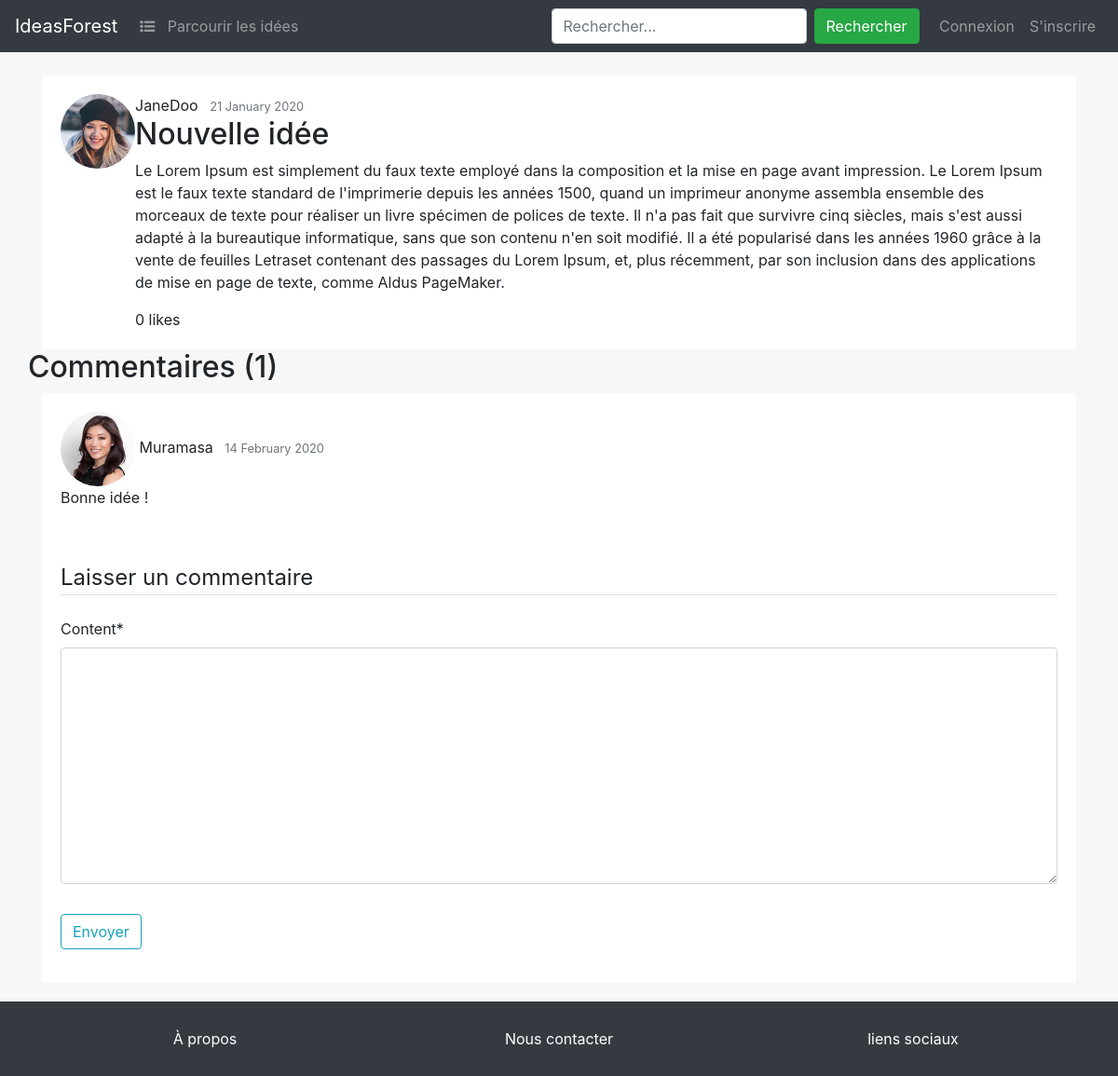
Before: /post/24/ with the older database file.
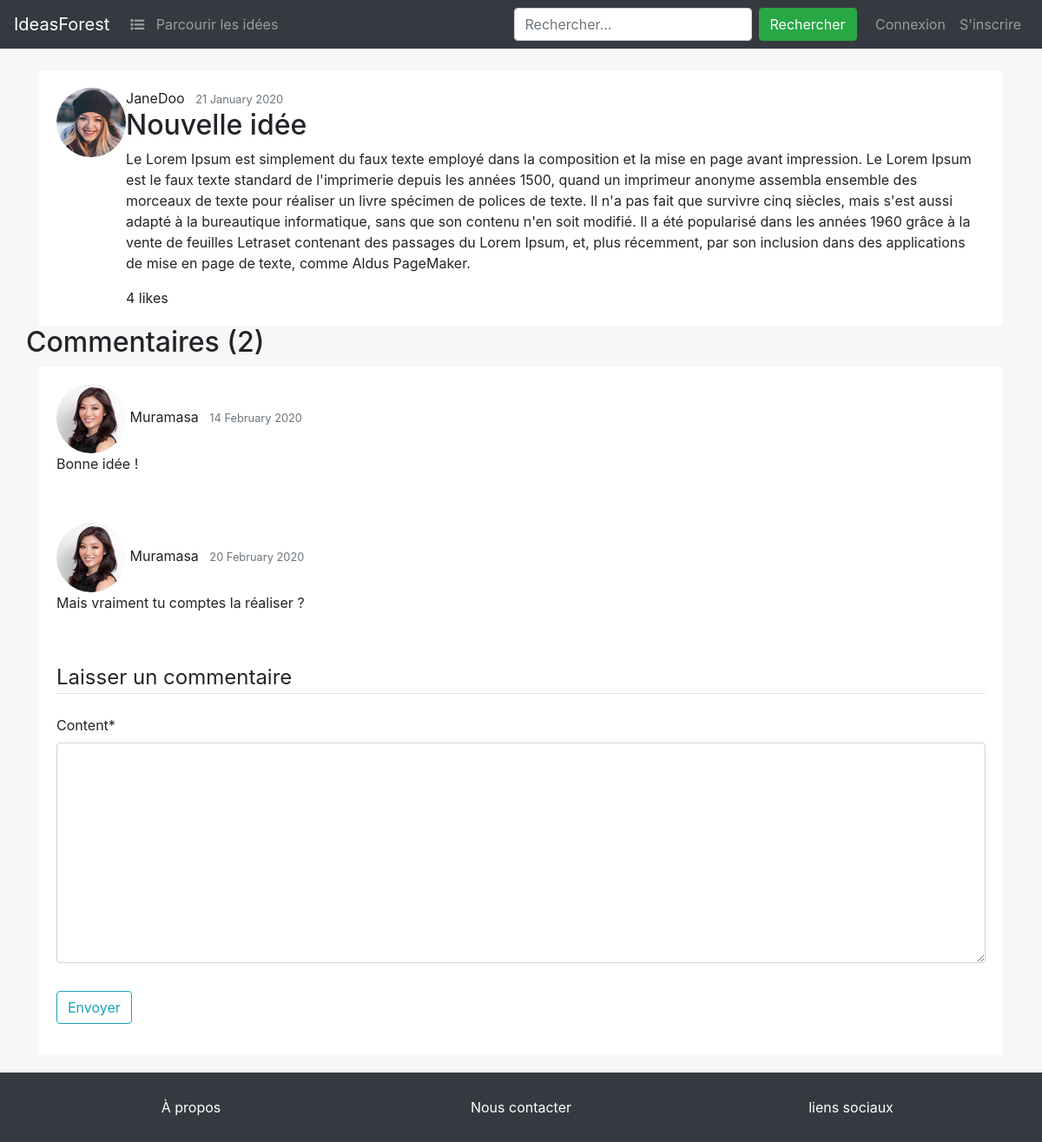
After: the same page with the newer database file.
### blog/models.py (models this page shows, shortened)
class Post(models.Model):
    title = models.CharField(max_length=100)
    content = models.TextField()
    date_posted = models.DateTimeField(default=timezone.now)
    author = models.ForeignKey(User, on_delete=models.CASCADE)
    def get_likes(self):
        return Like.objects.filter(post=self)

class Comment(models.Model):
    content = models.TextField()
    post = models.ForeignKey(Post, on_delete=models.CASCADE)
    author = models.ForeignKey(User, on_delete=models.CASCADE)
    date_posted = models.DateTimeField(default=timezone.now)

### users/models.py (models this page shows, shortened)
class Profile(models.Model):
    user = models.OneToOneField(User, on_delete=models.CASCADE)
    image = models.ImageField(default='default.jpg', upload_to='profile_pics')
    about = models.TextField(default='')

### blog/views.py (the view)
# urls.py: path('post/<int:pk>/', post_detail_view, name='post-detail'),
def post_detail_view(request,pk):
    context = {}
    post = get_object_or_404(Post, id=pk)
    comments = Comment.objects.filter(post=post)
    already_liked = False
    if request.user.is_authenticated:
        already_liked = Like.objects.filter(post=post,author=request.user).exists()
    if request.method == 'POST':
        form = CommentForm(request.POST)
        form.instance.author = request.user
        form.instance.post = post
        if form.is_valid():
            form.save()
            username = form.cleaned_data.get('content')
    else:
        form = CommentForm()
    return render(request, 'blog/post_detail.html',{
    'about_active': 'active',
    'comments' : comments,
    'post' : post,
    'form' : form,
    'likes_number' : post.get_likes().count(),
    'already_liked' : already_liked
    })

### blog/forms.py
class CommentForm(ModelForm):
    class Meta :
        model = Comment
        fields = ['content']

### blog/templates/blog/post_detail.html (shortened to what this page needs)
{% extends "blog/base.html" %}
{% load crispy_forms_tags %}
{% load static%}
{% block content %}
<div class="col-md-12">
    <article class="media content-section">
        <img class="rounded-circle article-img" src="{{post.author.profile.image.url}}" alt="">
        <div class="media-body">
            <div class="article-metadata">
                <a class="mr-2" href="{% url 'user_detail' post.author.id %}">{{ post.author }}</a>
                <small class="text-muted">{{ post.date_posted|date:"d F Y" }}</small>
            </div>
            <h2 class="article-title">{{ post.title }}</h2>
            <p class="article-content">{{ post.content }}</p>
            <div>
                {% if user.is_authenticated %}
                {% if already_liked %}
                <a class="likes-button liked" href="{% url 'like-post' post.id %}">
                    <span class="likes-number-container">{{ likes_number }}</span>
                    likes</a>
                {% else %}
                <a class="likes-button" href="{% url 'like-post' post.id %}">
                    <span class="likes-number-container">{{ likes_number }}</span>
                    likes</a>
                {% endif %}
                {% else %}
                <a class="likes-button" href="{% url 'like-post' post.id %}"
                    title="Connectez ou inscrivez-vous pour liker.">
                    <span class="likes-number-container">{{ likes_number }}</span>
                    likes</a>
                {% endif %}
            </div>
        </div>
    </article>
</div>
<h2>Commentaires ({{comments.count}})</h2>
{% for comment in comments %}
<div class="col-md-12">
    <div class=" content-section">
        <div><img class="rounded-circle article-img" src="{{comment.author.profile.image.url}}" alt="">
            <a class="mr-2" href="#">{{ comment.author }}</a>
            <small class="text-muted">{{ comment.date_posted|date:"d F Y" }}</small></div>
        <p>{{comment.content}}</p>
    </div>
</div>
{% endfor %}
<div class="col-md-12">
    <div class="content-section">
        <form method="POST">
            <fieldset class="form-group">
                <legend class="border-bottom mb-4">
                    Laisser un commentaire
                </legend>
                {{ form|crispy }}
            </fieldset>
            <div class="form-group">
                <button class="btn btn-outline-info" type="submit">
                    Envoyer
                </button>
            </div>
        </form>
    </div>
</div>
{% endblock content %}

### blog/templates/blog/base.html (shortened to what this page needs)
{% load static%}
<!doctype html>
<html lang="en">
<head>
    <link rel="stylesheet" href="https://maxcdn.bootstrapcdn.com/bootstrap/4.0.0/css/bootstrap.min.css"
>
    <link rel="stylesheet" href="{% static 'blog/css/main.css' %}">
    <link rel="stylesheet" href="https://cdnjs.cloudflare.com/ajax/libs/font-awesome/4.7.0/css/font-awesome.min.css">
</head>
<body>
    <header class="site-header">
        <nav class="navbar navbar-expand-lg navbar-dark bg-dark">
            <a class="navbar-brand" href="#">IdeasForest</a>
            <div class="collapse navbar-collapse" id="navbarTogglerDemo02">
                <ul class="navbar-nav mr-auto mt-2 mt-lg-0">
                    <li class="nav-item {{home_active}}">
                        <a class="nav-item nav-link" href="{% url 'blog-home' %}">
                            <i class="fa fa-list-ul"></i>
                            &nbsp
                            Parcourir les idées</a>
                    </li>
                </ul>
                <form class="form-inline" action="{% url 'search-results' %}" method="get">
                    <input class="form-control mr-sm-2" type="text" name="q" placeholder="Rechercher...">
                    <button class="btn btn-success" type="submit">Rechercher</button>
                </form>
                <ul class="navbar-nav ">
                    {% if user.is_authenticated%}
                    <li class="nav-item {{post_create_active}}">
                        <a class="nav-item nav-link" href="{% url 'post-create' %}">
                            <i class="fa fa-pencil"></i>
                            &nbsp
                            Publier une idée
                        </a>
                    </li>
                    <li class="nav-item {{messages_active}}">
                        <a class="nav-item nav-link" href="{% url 'post-create' %}">
                            <i class="fa fa-envelope"></i>
                            &nbsp
                            Messages
                        </a>
                    </li>
                    <li class="nav-item {{update_profil_active}}">
                        <a class="nav-item nav-link" href="{% url 'profile' %}">
                            <i class="fa fa-user"></i>
                            &nbsp
                            Profil</a>
                    </li>
                    <li class="nav-item">
                        <a class="nav-item nav-link" href="{% url 'logout' %}"> <i class="fa fa-power-off"></i>
                            &nbsp Déconnexion</a>
                    </li>
                    {% else %}
                    <li class="nav-item">
                        <a class="nav-item nav-link" href="{% url 'login' %}">Connexion</a>
                    </li>
                    <li class="nav-item">
                        <a class="nav-item nav-link" href="{% url 'register' %}">S'inscrire</a>
                    </li>
                    {% endif %}
                </ul>
            </div>
        </nav>
    </header>
    <main role="main" class="container">
        <div class="row">
            {% block content %}
            {% endblock %}
        </div>
    </main>
    <footer>
        <div class="container">
            <div class="row">
                <div class="col-md-4">
                    <div class="footer-flex-container">
                        <a href="{% url 'blog-about' %}">À propos</a>
                    </div>
                </div>
                <div class="col-md-4">
                    <div class="footer-flex-container">
                        <a href="{% url 'contact-us' %}">
                            Nous contacter
                        </a>
                    </div>
                </div>
                <div class="col-md-4">
                    <div class="footer-flex-container">
                        <a href="#">liens sociaux
                        </a>
                    </div>
                </div>
            </div>
        </div>
    </footer>
</body>
</html>

### blog/static/blog/css/main.css (style rules this page uses)
a { color: #222; }
body { background-color: rgb(247, 247, 247); }
main { margin-top: 25px; }
article { background-color: white; }
.content-section { background-color: white; padding: 20px; }
.article-img { width: 80px; }
footer { background: #343a40; color: white; margin-top: 20px; }
footer a { color: white; }
footer .footer-flex-container { min-height: 80px; display: flex; }
footer .footer-flex-container a { margin: auto; }

Changed rows visible on the page:
changed through a linked row, Post "Nouvelle idée": author.profile.image: a different picture
added Comment: author.profile.image (picture), author "Muramasa", date_posted "20 February 2020", content "Mais vraiment tu comptes la réaliser ?"
Other visible differences:
{{ likes_number }}: "0" → "4"
{{ comments.count }}: "1" → "2"
